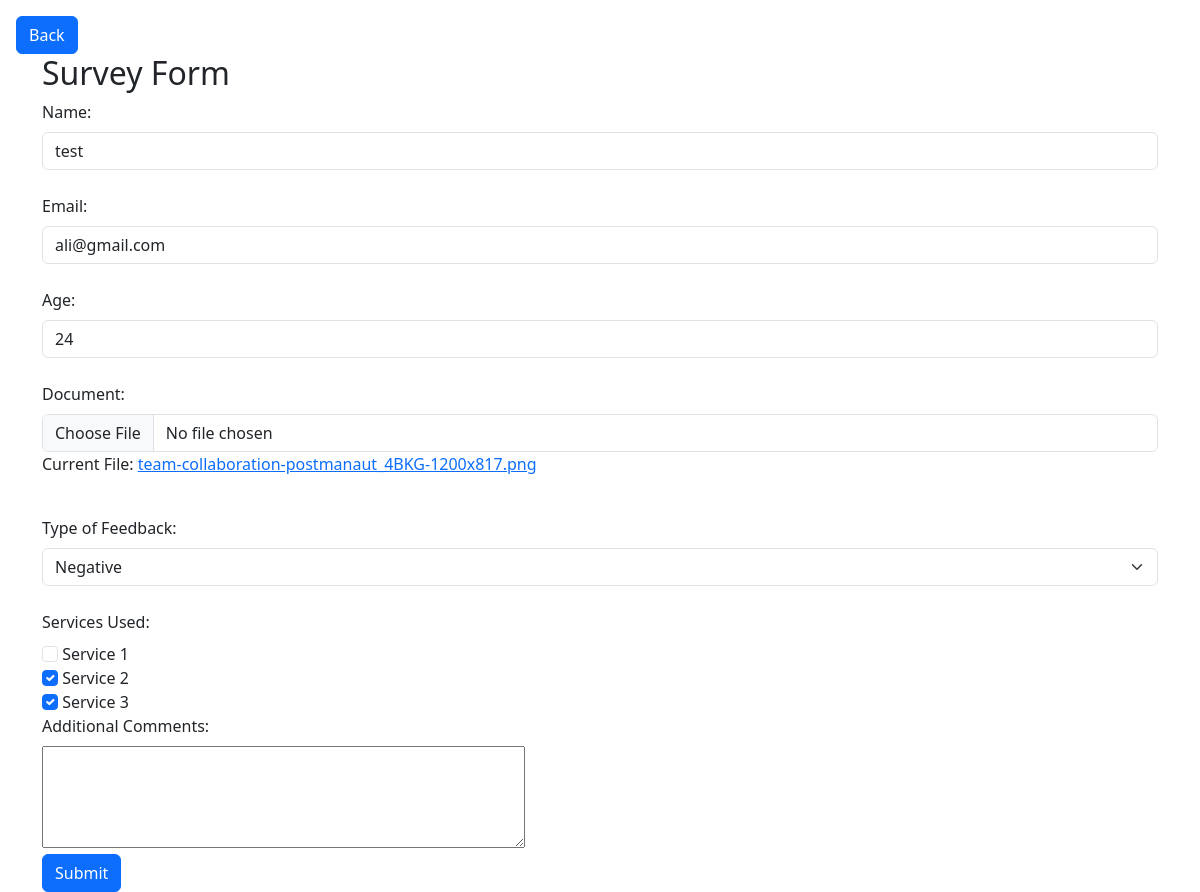
/edit.php?id=5, run on the app's committed database.
### tables this page shows
CREATE TABLE IF NOT EXISTS `surveys` (
  `id` bigint UNSIGNED NOT NULL AUTO_INCREMENT,
  `name` varchar(255) NOT NULL,
  `email` varchar(255) NOT NULL,
  `age` int DEFAULT NULL,
  `document` longtext,
  `feedback_type` varchar(50) DEFAULT NULL,
  `services_used` text,
  `additional_comments` text,
  PRIMARY KEY (`id`),
  UNIQUE KEY `id` (`id`)
);

### edit.php (the view, shortened to what this page needs)
<?php
    include 'connection.php';
    $id = $_GET['id'];
    $sql = "SELECT * FROM surveys WHERE id = :id";
    $stmt = $pdo->prepare($sql);
    $stmt->execute([':id' => $id]);
    $survey = $stmt->fetch(PDO::FETCH_ASSOC);
?>
<!DOCTYPE html>
<html lang="en">
<head>
    <link href="https://cdn.jsdelivr.net/npm/bootstrap@5.3.3/dist/css/bootstrap.min.css" rel="stylesheet">
</head>
<body>
    <div class="d-flex justify-content-between mx-3 mt-3">
        <a href="index.php" class="btn btn-primary">Back</a>
    </div>
    <div class="container ">
        <form action="process.php" method="POST" enctype="multipart/form-data">
            <div >
                <h2>Survey Form</h2>
                <label class="form-label" for="name">Name:</label>
                <input class="form-control" type="text" name="name" value="<?php echo $survey['name'];?>" required><br>
                <label class="form-label" for="email">Email:</label>
                <input class="form-control" type="email" name="email" value="<?php echo $survey['email'];?>" required><br>
                <label class="form-label" for="age">Age:</label>
                <input class="form-control" type="number" name="age" value="<?php echo $survey['age'];?>" ><br>
                <label for="uploaded_file" class="form-label">Document:</label>
                <input class="form-control" type="file" name="uploaded_file" >
                <?php if ($survey['document']): ?>
                    <p>Current File: <a href="<?= $survey['document'] ?>" target="_blank"><?= basename($survey['document']) ?></a></p>
                <?php endif; ?>
                <br>
                <label class="form-label" for="feedback_type">Type of Feedback:</label>
                <select class="form-select" name="feedback_type">
                    <option value="negative" <?= $survey['feedback_type'] == 'negative' ? 'selected' : '' ?>>Negative</option>
                </select><br>
                <label class="form-label" for="services_used">Services Used:</label><br>
                <input class="form-check-input" type="checkbox" name="services_used[]" value="Service1" <?= in_array('Service1', explode(',', $survey['services_used'])) ? 'checked' : '' ?>> Service 1<br>
                <input class="form-check-input" type="checkbox" name="services_used[]" value="Service2" <?= in_array('Service2', explode(',', $survey['services_used'])) ? 'checked' : '' ?>> Service 2<br>
                <input class="form-check-input" type="checkbox" name="services_used[]" value="Service3" <?= in_array('Service3', explode(',', $survey['services_used'])) ? 'checked' : '' ?>> Service 3<br>
                <label class="form-label" for="additional_comments">Additional Comments:</label><br>
                <textarea name="additional_comments" rows="4" cols="50"><?php echo $survey['additional_comments'];?></textarea><br>
                <input class="btn btn-primary" type="submit" name="submit_edit" value="Submit">
            </div>
        </form>
    </div>
</body>
</html>

### data on the page
surveys: name "test", email "ali@gmail.com", age "24", document "team-collaboration-postmanaut_4BKG-1200x817.png", feedback_type "Negative", services_used "☑"
